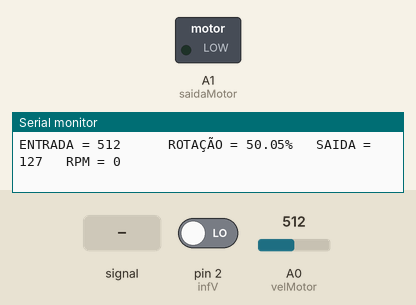
A sketch run on a simulated Arduino Uno, built with avr-gcc and run on an emulated ATmega328P. Shown: switched loads named in the sketch (green lamp = pin HIGH), the last lines printed to the serial monitor. The test bench sets the inputs (shaded band); at power-on: A0 (velMotor) = 512, pin 2 (infV) LOW.

Above: at 1.2 s.
1.3 s: A0 (velMotor) fed a 200 Hz sine of ±255 counts around its level
At 1.76 s:
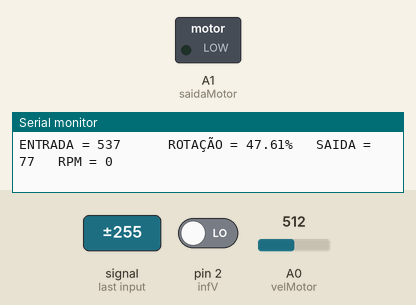
4.3 s: A0 (velMotor) set to 716
At 4.3 s:
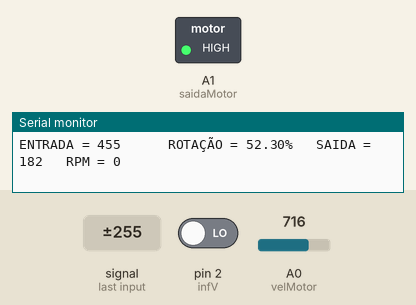
7.3 s: A0 (velMotor) set to 529
10.3 s: A0 (velMotor) set to 506
At 11.1 s:
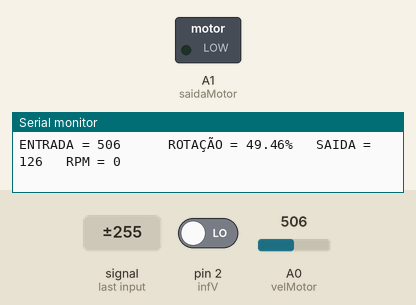
13.3 s: pin 2 (infV) driven HIGH
16.3 s: A0 (velMotor) set to 900
At 17.8 s:
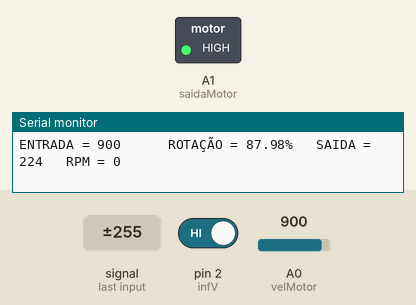
Timing chart, 0 to 19.3 s (numbered marks = the images above; inputs shaded):
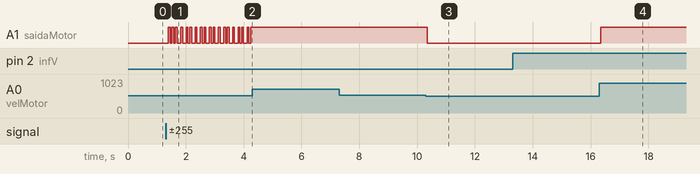

The sketch:

pedro_c_raiva_do_infra_vermelho.ino
```cpp
/* pedro vch
 * 30.08.2019
 * 0.0.0
 * contador com infra vermelho
 */

 //incluir bibliotecas

#include<Arduino.h>
#include<Wire.h>
#include<LiquidCrystal_I2C.h>

LiquidCrystal_I2C lcd(0x27, 16, 2); //configuração do lcd

//definição dos pinos
#define velMotor A0 //velocidade do motor
#define infV 2 //interrupt
#define saidaMotor A1

//definição de variaveis
int valorEntrada = 0;
int valorSaida = 0;
int rpm;
int pulsos;
void contador(){
  pulsos++;
}

void lcdprint();
void RPM();
void percent();
void imprimirSerial();

unsigned long tempo;
volatile byte pulse;
unsigned int ppv;

float media = 0;
float acumul = 0;


//configuração
void setup(){
  Serial.begin(9600);
  attachInterrupt(digitalPinToInterrupt(infV), RPM, RISING);
  pulsos = 0;
  rpm = 0;
  tempo = 0;
}

//função principal
void loop(){
  valorEntrada = analogRead(velMotor); // le a entrada de 0 a 1023
  valorSaida = map(valorEntrada, 0, 1023, 0, 255);// converte entrada para saida
  analogWrite(saidaMotor, valorSaida); //escreve na saida

for (int x = 1; x < 100; x++) {
    valorEntrada = analogRead(velMotor);// lê porta analógica
    acumul = acumul + valorEntrada; // soma o valor acumulado
  }
  acumul = acumul / 100; // calcula a média
  media = acumul * 100 / 1023; // Converte para o fundo de escala em percentagem

  imprimirSerial(); // chama rotina de impressão

  delay(10);

  }

 //funçoes
 void RPM(){
  if( millis() - tempo >= 10000){
    detachInterrupt(digitalPinToInterrupt(infV));
    rpm = (6*10000 / ppv) / (millis() - tempo) * pulsos;
    tempo = millis();
    pulsos = 0;

    lcd.setCursor(0, 0);
    lcd.clear();
    lcd.print("RPM = ");
    lcd.print(rpm);

    attachInterrupt(digitalPinToInterrupt(infV), RPM, RISING);
 }
 }

 void imprimirSerial () {
  Serial.print("ENTRADA = "); // imprime a palavra entrada
  Serial.print(valorEntrada);// imprime o valor da entrada

  Serial.print("\t    ROTAÇÃO = ");// tabula /t e imprime a palavra rotação
  Serial.print(media);// imprime em nova linha o valor em percentual
  Serial.print("%");// imprime simbolo %

  Serial.print("\t SAIDA = ");// tabula /t e imprime a palavra saida
  Serial.print(valorSaida);// imprime em nova linha o valor

  Serial.print("\t RPM = ");// tabula /t e imprime a palavra saida
  Serial.println(rpm);// imprime em nova linha o valor

  delay(2);// aguarda 2 ms
 }
```

Measured:
- the behaviour switches between 514 and 513 on A0 (velMotor) (found by bisection; images 2 and 3)
- after the input at 1.3 s, A1 (saidaMotor): LOW → HIGH after 0.09 s, then moves between LOW and HIGH, repeating every 0.65 s
- after the input at 4.3 s, A1 (saidaMotor): stops changing and stays HIGH
- after the input at 10.3 s, A1 (saidaMotor): HIGH → LOW after 0.06 s
- after the input at 16.3 s, A1 (saidaMotor): LOW → HIGH after 0.05 s
